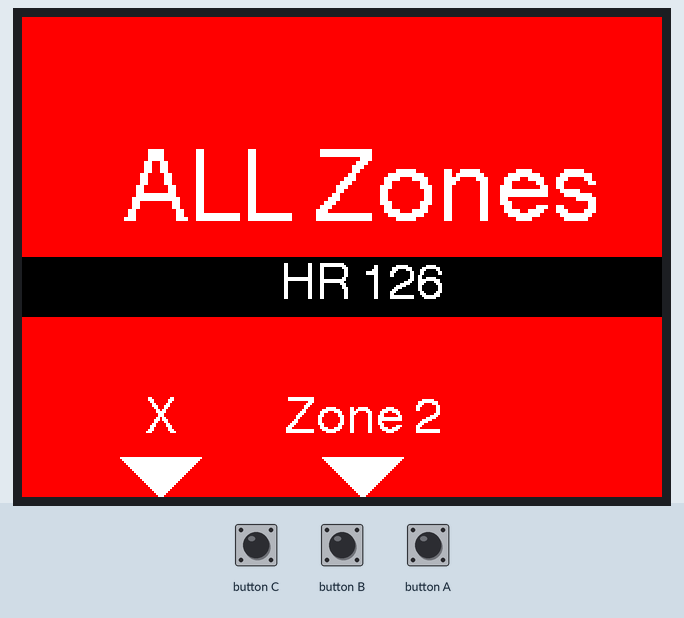
Bench run of a program on a simulated ESP32. Parts: 320×240 colour display. The inputs (shaded band) are chosen by the test bench. Nothing arrives over Bluetooth unless stated; a phone connects over Bluetooth LE 3 s after start; what the program prints to the serial monitor is not drawn. At 9.6 s the program puts the board to deep sleep or switches it off; the recording ends there.

Above: at 1.6 s.
1.7 s: button B pressed for 0.15 s
At 3.8 s:
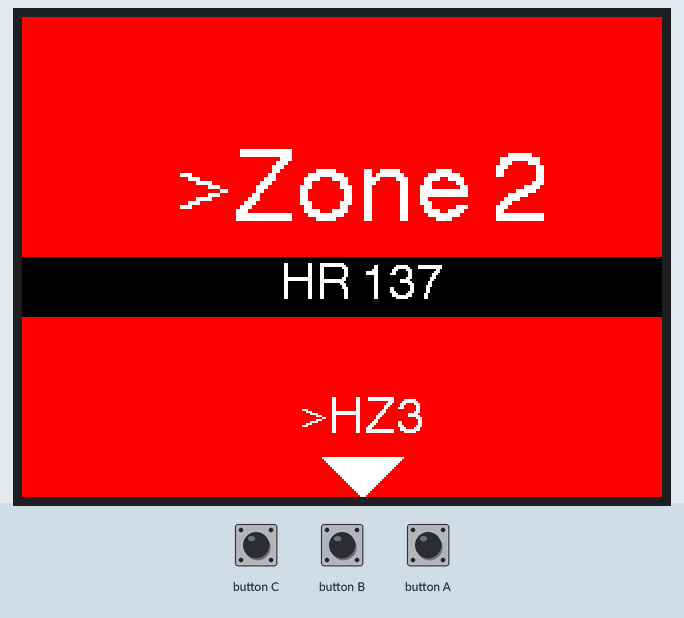
4.8 s: button B pressed for 1 s
At 4.99 s:
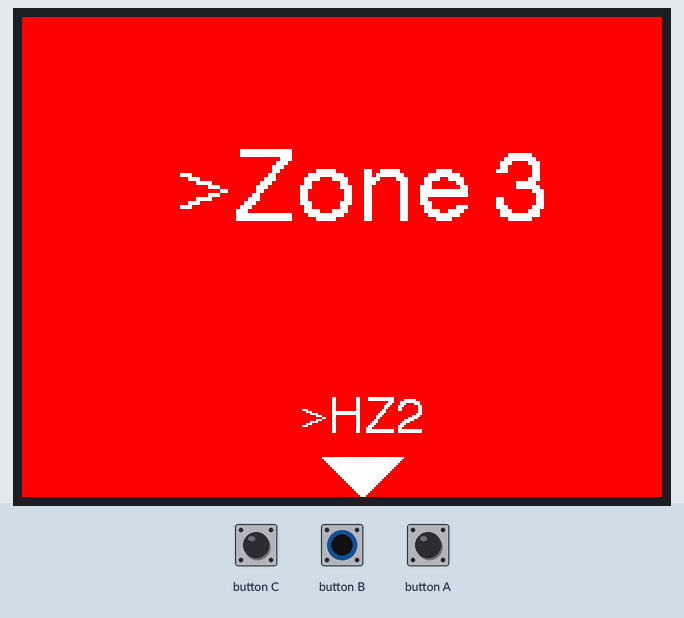
7.3 s: button C pressed for 0.15 s
9.5 s: button A pressed for 0.15 s
Timing chart, 0 to 9.6 s (numbered marks = the images above; inputs shaded):
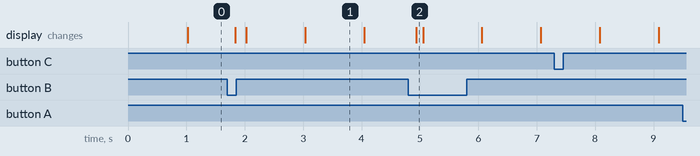

The program:

main.cpp
```cpp
#include <Arduino.h>
#include <elapsedMillis.h>
#include <M5Stack.h>

#include <Button2.h>

#define HZ1_TOP 128
#define HZ2_TOP 141
#define HZ3_TOP 149
#define HZ4_TOP 159

struct HeartRateRange
{
	uint8_t zone = 0;
	uint8_t bottom = 126;
	uint8_t top = 161;
} heartRateRange;

#include "Lcd.h"
#include "Buttons.h"
#include "Bluetooth.h"

void setup()
{
	Serial.begin(115200);

	M5.begin();
	M5.Power.begin();						// Init Power module
	M5.Power.setWakeupButton(BUTTON_A_PIN); // Set

	Display::initialise();

	Buttons::initialise();

	Bluetooth::initBLEServer();

	Bluetooth::bpm = 120;

	Bluetooth::direction = Bluetooth::UP;
}

elapsedMillis sinceSentBLE = 0;

void loop()
{
	M5.update();

	Buttons::buttonA.loop();
	Buttons::buttonB.loop();
	Buttons::buttonC.loop();

	if (sinceSentBLE > 1000)
	{
		sinceSentBLE = 0;

		Bluetooth::sendHr();

		// Display::updateMainMessage();
		Display::drawHeartRate(Bluetooth::lastBpm);
		// Display::updateMiddleButton();
	}

	delay(10);
}
```

Bluetooth.h
```cpp
#pragma once
#include <Arduino.h>

#include <BLEDevice.h>
#include <BLEUtils.h>
#include <BLEServer.h>
#include "BLE2902.h"

#include "Lcd.h"

#define heartRateService BLEUUID((uint16_t)0x180D)

namespace Bluetooth
{
    // prototypes
    byte calculateNextBpm(byte hr);

    BLECharacteristic heartRateMeasurementCharacteristics(BLEUUID((uint16_t)0x2A37), BLECharacteristic::PROPERTY_NOTIFY);
    BLECharacteristic sensorPositionCharacteristic(BLEUUID((uint16_t)0x2A38), BLECharacteristic::PROPERTY_READ);
    BLEDescriptor heartRateDescriptor(BLEUUID((uint16_t)0x2901));
    BLEDescriptor sensorPositionDescriptor(BLEUUID((uint16_t)0x2901));

    byte flags = 0b00111110;
    byte bpm, lastBpm;
    byte heart[8] = {0b00001110, 60, 0, 0, 0, 0, 0, 0};
    byte hrmPos[1] = {2};

    enum Direction
    {
        UP,
        DOWN,
    } direction;

    bool _BLEClientConnected = false;

    class MyServerCallbacks : public BLEServerCallbacks
    {
        void onConnect(BLEServer *pServer)
        {
            Serial.println("Something has connected: onConnect");
            _BLEClientConnected = true;
        };

        void onDisconnect(BLEServer *pServer)
        {
            Serial.println("Something has disconnected: onDisconnect");
            _BLEClientConnected = false;
        }
    };

    void initBLEServer()
    {
        BLEDevice::init("HRM-BLE-Mock");
        // Create the BLE Server
        BLEServer *pServer = BLEDevice::createServer();
        pServer->setCallbacks(new MyServerCallbacks());

        // Create the BLE Service
        BLEService *pHeart = pServer->createService(heartRateService);

        pHeart->addCharacteristic(&heartRateMeasurementCharacteristics);
        heartRateDescriptor.setValue("Rate from 0 to 200");
        heartRateMeasurementCharacteristics.addDescriptor(&heartRateDescriptor);
        heartRateMeasurementCharacteristics.addDescriptor(new BLE2902());

        pHeart->addCharacteristic(&sensorPositionCharacteristic);
        sensorPositionDescriptor.setValue("Position 0 - 6");
        sensorPositionCharacteristic.addDescriptor(&sensorPositionDescriptor);

        pServer->getAdvertising()->addServiceUUID(heartRateService);

        pHeart->start();
        // Start advertising
        pServer->getAdvertising()->start();
    }

    void correctForHeartRateRange()
    {
        if (bpm < heartRateRange.bottom)
        {
            bpm = heartRateRange.bottom;
            direction = UP;
        }
        else if (bpm > heartRateRange.top)
        {
            bpm = heartRateRange.top;
            direction = DOWN;
        }
    }

    void sendHr()
    {
        heart[1] = (byte)bpm;
        int energyUsed = 3000;
        heart[3] = energyUsed / 256;
        heart[2] = energyUsed - (heart[2] * 256);
        Serial.println(bpm);

        correctForHeartRateRange();
        lastBpm = bpm;

        heartRateMeasurementCharacteristics.setValue(heart, 8);
        heartRateMeasurementCharacteristics.notify();
        sensorPositionCharacteristic.setValue(hrmPos, 1);

        bpm = calculateNextBpm(bpm);
    }

    byte calculateNextBpm(byte hr)
    {
        if (direction == UP)
        {
            if (hr > heartRateRange.top)
            {
                hr = heartRateRange.top - 1;
                direction = DOWN;
            }
            hr++;
        }
        else if (direction == DOWN)
        {
            if (hr < heartRateRange.bottom)
            {
                hr = heartRateRange.bottom + 1;
                direction = UP;
            }
            hr--;
        }
        return hr;
    }
}
```

Buttons.h
```cpp
#pragma once
#include <Button2.h>
#include <M5Stack.h>
#include "Lcd.h"

namespace Buttons
{
    Button2 buttonA;
    Button2 buttonB;
    Button2 buttonC;

    // prototypes
    void setZone(uint8_t zone);

    void buttonAPressed_cb(Button2 &btn)
    {
        Serial.println("Button A pressed");

        M5.Power.deepSleep(0);
    }

    void buttonBPressed_cb(Button2 &btn)
    {
        Serial.println("Button B pressed");

        switch (heartRateRange.zone)
        {
        case 2:
            setZone(3);
            break;
        case 3:
            setZone(2);
            break;
        default:
            setZone(2);
            break;
        }
    }

    void buttonCPressed_cb(Button2 &btn)
    {
        Serial.println("Button C pressed");
    }

    void initialise()
    {
        buttonA.begin(BUTTON_A_PIN);
        buttonB.begin(BUTTON_B_PIN);
        buttonC.begin(BUTTON_C_PIN);

        buttonA.setPressedHandler(buttonAPressed_cb);
        buttonB.setPressedHandler(buttonBPressed_cb);
        buttonC.setPressedHandler(buttonCPressed_cb);
    }

    const uint8_t BeatsAboveTopOfZone = 10;
    const uint8_t BeatsBelowTopOfZone = 5;

    void setZone(uint8_t zone)
    {
        switch (zone)
        {
        case 2:
            heartRateRange.zone = zone;
            heartRateRange.bottom = HZ2_TOP - BeatsBelowTopOfZone;
            heartRateRange.top = HZ2_TOP + BeatsAboveTopOfZone;
            Display::updateMainMessage(">Zone 2");
            Display::updateMiddleButton(">HZ3");
            break;
        case 3:
            heartRateRange.zone = zone;
            heartRateRange.bottom = HZ3_TOP - BeatsBelowTopOfZone;
            heartRateRange.top = HZ3_TOP + BeatsAboveTopOfZone;
            Display::updateMainMessage(">Zone 3");
            Display::updateMiddleButton(">HZ2");
            break;
        }

        Serial.printf("Heartrate range set to %d -> %d \n",
                      heartRateRange.bottom, heartRateRange.top);
    }
}
```

Lcd.h
```cpp
#pragma once

#include <Arduino.h>
#include <M5Stack.h>

#include "Bluetooth.h"

namespace Display
{
#define LCD_WIDTH 340
#define LCD_HEIGHT 240
#define TEXT_SIZE_M 2
#define TEXT_SIZE_LABEL 1
#define FONT_NUM 4

    enum ButtonNumber
    {
        LEFT_BUTTON = 1,
        MIDDLE_BUTTON,
        RIGHT_BUTTON,
    };

    // prototypes
    void updateMainMessage(const char *message);
    void drawButtonLabel(ButtonNumber button, const char *label);
    void drawHeartRate(byte heartrate);
    // uint8_t messageLength(const char *message);

    void initialise()
    {
        M5.Lcd.begin();
        M5.Lcd.fillScreen(RED);
        updateMainMessage("ALL Zones");
        drawHeartRate(Bluetooth::bpm);

        // drawButtonLabel(1, "");
        drawButtonLabel(ButtonNumber::MIDDLE_BUTTON, "Zone 2");
        drawButtonLabel(ButtonNumber::RIGHT_BUTTON, "X");
    }

    void updateMiddleButton(const char *label)
    {
        drawButtonLabel(ButtonNumber::MIDDLE_BUTTON, label);
    }

    void updateMainMessage(const char *message)
    {
        M5.Lcd.clearDisplay(RED);
        M5.Lcd.setTextSize(TEXT_SIZE_M);
        M5.Lcd.setTextDatum(CC_DATUM);
        M5.Lcd.setTextColor(WHITE);
        M5.Lcd.drawString(message, LCD_WIDTH / 2, (LCD_HEIGHT / 2) - 30, FONT_NUM);
    }

    void drawHeartRate(byte heartrate)
    {
        M5.Lcd.fillRect(0, (LCD_HEIGHT / 2), LCD_WIDTH, 30, BLACK);

        char buffer[7];
        uint8_t length = sprintf(buffer, "HR %d", heartrate);
        // printf("drawHeartRate: %s \n", buffer);
        M5.Lcd.setTextSize(TEXT_SIZE_LABEL);
        M5.Lcd.setTextDatum(CC_DATUM);
        M5.Lcd.setTextColor(WHITE);
        M5.Lcd.drawString(buffer, LCD_WIDTH / 2, (LCD_HEIGHT / 2) + 15, FONT_NUM);
    }

    void drawButtonLabel(ButtonNumber button, const char *label)
    {
        uint8_t bcDatumX = 0;
        uint8_t triangleSize = 20;
        switch (button)
        {
        case ButtonNumber::LEFT_BUTTON:
            bcDatumX = 0 + triangleSize + 5;
            break;
        case ButtonNumber::MIDDLE_BUTTON:
            bcDatumX = LCD_WIDTH / 2;
            break;
        case ButtonNumber::RIGHT_BUTTON:
            bcDatumX = LCD_WIDTH - triangleSize + 5;
            break;
        }

        M5.Lcd.fillTriangle(bcDatumX, LCD_HEIGHT,
                            bcDatumX - triangleSize, LCD_HEIGHT - triangleSize,
                            bcDatumX + triangleSize, LCD_HEIGHT - triangleSize,
                            WHITE);

        M5.Lcd.setTextSize(TEXT_SIZE_LABEL);
        M5.Lcd.setTextDatum(BC_DATUM);
        M5.Lcd.drawString(label, bcDatumX, LCD_HEIGHT - triangleSize - 5, FONT_NUM);
    }

    // uint8_t messageLength(const char *message)
    // {
    //     uint8_t length = 0;
    //     while (message[length] != '\0')
    //         length++;
    //     return length;
    // }
}
```

Measured:
- after the input at 1.7 s, the display: first changes after 0.13 s (image 1 shows a later state)
- after the input at 4.8 s, the display: changes after 0.14 s (image 2)
- after the input at 9.5 s, every drawn part: stays the same
- what the display in image 1 shows lasts 1.0 s, from 3.0 s to 4.0 s
